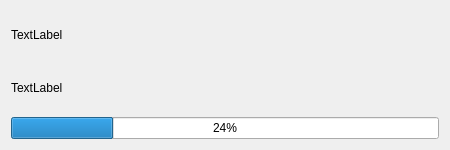
<?xml version="1.0" encoding="UTF-8"?>
<ui version="4.0">
 <class>PrometheusStatus</class>
 <widget class="QDialog" name="PrometheusStatus">
  <property name="geometry">
   <rect>
    <x>0</x>
    <y>0</y>
    <width>450</width>
    <height>150</height>
   </rect>
  </property>
  <property name="minimumSize">
   <size>
    <width>450</width>
    <height>150</height>
   </size>
  </property>
  <property name="maximumSize">
   <size>
    <width>450</width>
    <height>150</height>
   </size>
  </property>
  <property name="windowTitle">
   <string>Dialog</string>
  </property>
  <layout class="QVBoxLayout" name="verticalLayout">
   <item>
    <widget class="QLabel" name="mainText">
     <property name="text">
      <string>TextLabel</string>
     </property>
    </widget>
   </item>
   <item>
    <widget class="QLabel" name="informativeText">
     <property name="text">
      <string>TextLabel</string>
     </property>
    </widget>
   </item>
   <item>
    <widget class="QProgressBar" name="progressBar">
     <property name="value">
      <number>24</number>
     </property>
    </widget>
   </item>
  </layout>
 </widget>
 <resources/>
 <connections/>
</ui>
